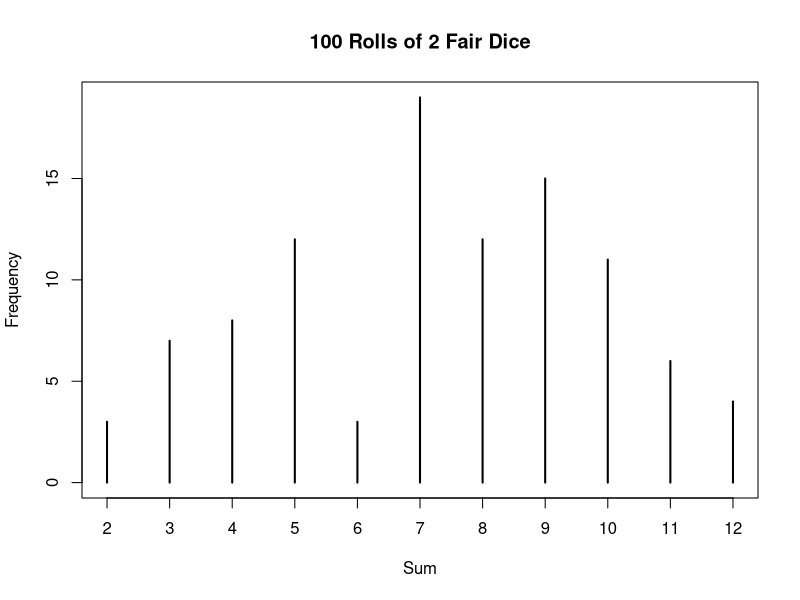
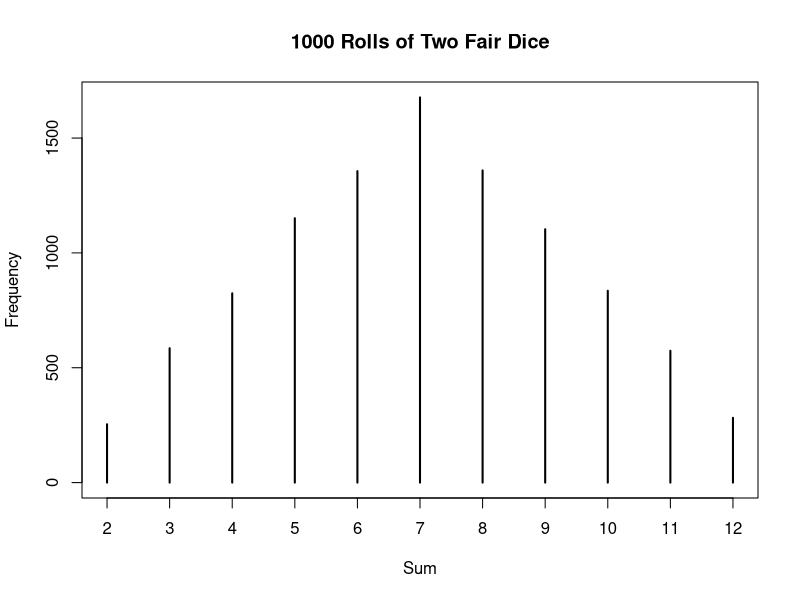

Source code (R) for these figures, in order:
## ---- chunk 1
randomnum = sample(x = 1:10, size=5, replace=TRUE)
print(randomnum)
print(sum(randomnum))
## ---- chunk 2
dice.roll <- sample(1:6, size = 2, replace = TRUE)
dice.roll
## ---- chunk 3
two.dice <- function(){
  dice <- sample(1:6, size = 2, replace = TRUE)
  return(sum(dice))
}
## ---- chunk 4
two.dice()
## ---- chunk 5
set.seed(1) 
sim10<-replicate(n = 10, expr = two.dice())
sim10 #remember, the value returned by the function is the sum of two dice values
## ---- chunk 6
mean(sim10)
## ---- chunk 7
set.seed(123)
sim100<-replicate(n = 100, expr = two.dice())
head(sim100, 10)
## ---- chunk 8
mean(sim100)
## ---- chunk 9
table(sim100)
## ---- chunk 10
table(sim100)/length(sim100)
## ---- chunk 11
plot(table(sim100), xlab = 'Sum', ylab = 'Frequency', main = '100 Rolls of 2 Fair Dice')
## ---- chunk 12
set.seed(7)
sim10k<-replicate(n = 10000, expr = two.dice())
mean(sim10k)
## ---- chunk 13
###################################
# your code here, copy from above and edit the data argument
table(sim10k)


###################################
## ---- chunk 14
###################################
# your code here, copy from above and edit the data argument

plot(table(sim10k), xlab = 'Sum', ylab = 'Frequency', main = '1000 Rolls of Two Fair Dice')

###################################
